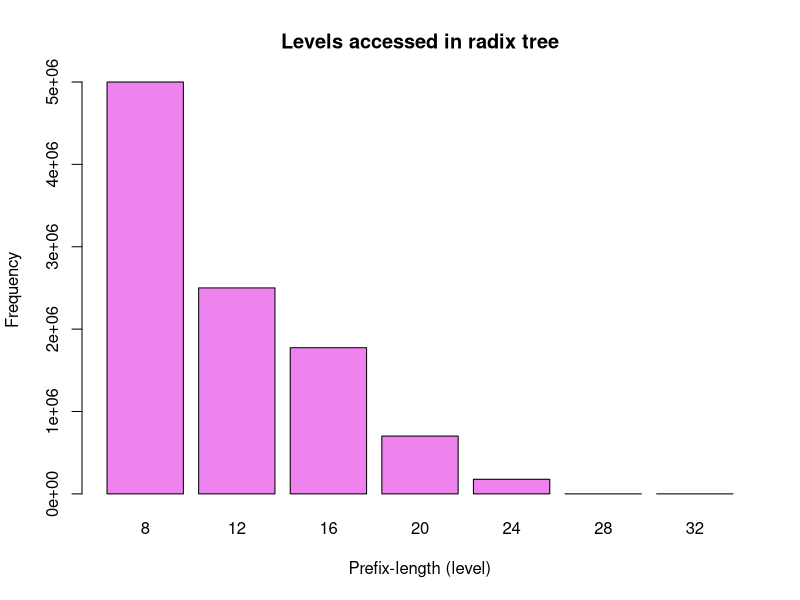

The R script that drew this image:
data <- read.csv("radix0_cdf.csv",header=FALSE)
barplot(data[,2],col="violet",ylab="Frequency",xlab="Prefix-length (level)",names.arg=data[,1],main="Levels accessed in radix tree")
